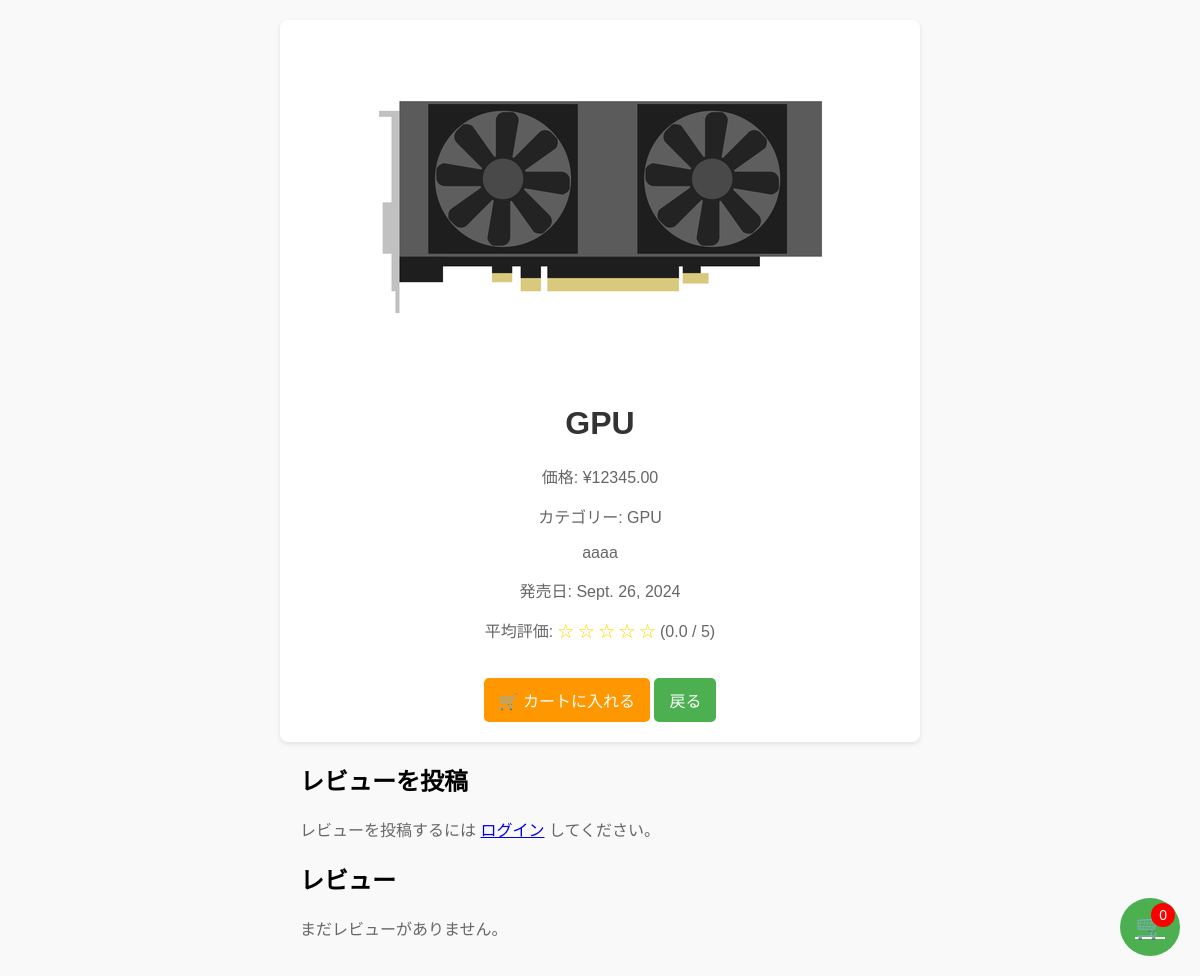
/product/1/, run on the app's committed database.
### search_app/models.py (models this page shows, shortened)
class Product(models.Model):
    name = models.CharField(max_length=255)
    description = models.TextField()
    price = models.DecimalField(max_digits=10, decimal_places=2)
    category = models.ForeignKey(Category, on_delete=models.CASCADE)
    image = models.ImageField(upload_to='product_images/', blank=True, null=True, default='default_image.png')
    release_date = models.DateField(null=True, blank=True)
    def average_rating(self):
        reviews = self.reviews.all()
        if reviews:
            return sum([review.rating for review in reviews]) / len(reviews)
        return 0

class Category(models.Model):
    name = models.CharField(max_length=255)
    parent_category = models.ForeignKey(
        'self',
        on_delete=models.CASCADE,
        null=True,
        blank=True,
        related_name='subcategories'
    )

### search_app/views.py (the view)
# urls.py: path('product/<int:pk>/', views.product_detail, name='product_detail'),
def product_detail(request, pk):
    product = get_object_or_404(Product, pk=pk)
    reviews = product.reviews.all()  # 商品のレビューを取得
    avg_rating = product.average_rating()  # 平均評価を取得
    if request.method == "POST":
        form = ReviewForm(request.POST)
        if form.is_valid():
            review = form.save(commit=False)
            review.product = product
            review.user = request.user
            review.save()
            return redirect('product_detail', pk=product.pk)
    else:
        form = ReviewForm()
    return render(request, 'product_detail.html', {
        'product': product,
        'reviews': reviews,
        'avg_rating': avg_rating,
        'form': form,
    })

### search_app/templates/product_detail.html (shortened to what this page needs)
<!DOCTYPE html>
<html lang="ja">
  <head>
  </head>
  <body>
    <div class="product-detail">
      {% if product.image %}
      <img src="{{ product.image.url }}" alt="{{ product.name }}" />
      {% else %}
      <img src="/static/default_image.png" alt="デフォルト画像" />
      {% endif %}
      <h1>{{ product.name }}</h1>
      <p>価格: ¥{{ product.price }}</p>
      <p>カテゴリー: {{ product.category.name }}</p>
      <p>{{ product.description }}</p>
      <p>発売日: {{ product.release_date|default:"未設定" }}</p>
      <p>
        <p>平均評価:
          <span class="stars">
            {% for i in "12345"|make_list %}
              {% if forloop.counter <= avg_rating|default:0 %}
                ★
              {% else %}
                ☆
              {% endif %}
            {% endfor %}
          </span>
          ({{ avg_rating|floatformat:1 }} / 5)
        </p>
      <button class="add-to-cart" onclick="addToCart({{ product.id }})">
        🛒 カートに入れる
      </button>
      <a href="{% url 'product_search' %}" class="back-button">戻る</a>
    </div>
    <div class="review-section">
      <h2>レビューを投稿</h2>
      {% if user.is_authenticated %}
      <form method="post">
        {% csrf_token %} {{ form.as_p }}
        <button type="submit">投稿</button>
      </form>
      {% else %}
      <p>
        レビューを投稿するには
        <a href="{% url 'login' %}">ログイン</a> してください。
      </p>
      {% endif %}
      <h2>レビュー</h2>
      {% if reviews %}
        {% for review in reviews %}
          <div class="review">
            <p><strong>{{ review.user.username }}</strong> - {{ review.rating }} ★</p>
            <p>{{ review.comment }}</p>
            <small>{{ review.created_at }}</small>
          </div>
        {% endfor %}
      {% else %}
        <p>まだレビューがありません。</p>
      {% endif %}
    </div>
    <a href="{% url 'cart_view' %}" class="cart-icon">
      🛒
      <span id="cart-count" class="cart-count">0</span>
    </a>
  </body>
</html>

### search_app/templates/product_detail.html (style rules this page uses)
body { font-family: Arial, sans-serif; margin: 0; padding: 20px; background-color: #f9f9f9; text-align: center; }
.product-detail { max-width: 600px; margin: 0 auto; background: white; padding: 20px; border-radius: 8px; box-shadow: 0 2px 5px rgba(0, 0, 0, 0.1); }
img { max-width: 100%; border-radius: 8px; }
h1 { color: #333; }
p { color: #666; }
.back-button { display: inline-block; padding: 10px 15px; background-color: #4caf50; color: white; text-decoration: none; border-radius: 5px; margin-top: 20px; }
.add-to-cart { display: inline-block; padding: 10px 15px; background-color: #ff9800; color: white; text-decoration: none; border-radius: 5px; margin-top: 20px; cursor: pointer; border: none; font-size: 16px; }
.cart-icon { position: fixed; bottom: 20px; right: 20px; background: #4caf50; color: white; padding: 15px; border-radius: 50%; text-align: center; font-size: 24px; cursor: pointer; }
.cart-count { position: absolute; top: 5px; right: 5px; background: red; color: white; font-size: 14px; padding: 4px 8px; border-radius: 50%; }
.review-section { margin-top: 30px; text-align: left; max-width: 600px; margin: 0 auto; }
.stars { color: #ffd700; }

### data on the page
Product: image (picture), name "GPU", price "12345.00", category.name "GPU", description "aaaa", release_date "Sept. 26, 2024"

### other printed values
{{ avg_rating|floatformat:1 }} "0.0"
